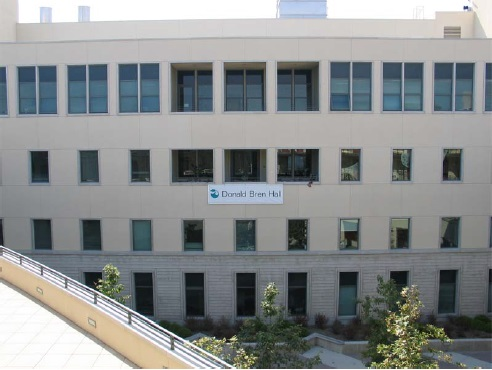
#> input picture 2021 Semister 1/ENGN6528 Computer Vision/Lab-Assignments/2/src/src/img/Task1/Harris-1.jpg, 492 x 370 px, found by its file name
$ python harris.py
#> lines starting #> are read from the running program, lines starting #| are printed output that depends on the picture; after the words box and inside, x2 and y2 are one past the last pixel; in counts of white or black regions, pixels touching at a corner belong together
"""
CLAB Task-1: Harris Corner Detector
Han Zhang (u7235649):
"""

import numpy as np
import cv2
import matplotlib.pyplot as plt


def conv2(img, conv_filter):
    # flip the filter
    f_siz_1, f_size_2 = conv_filter.shape
    conv_filter = conv_filter[range(f_siz_1 - 1, -1, -1), :][:, range(f_siz_1 - 1, -1, -1)]
    pad = (conv_filter.shape[0] - 1) // 2
    result = np.zeros(img.shape)
    img = np.pad(img, ((pad, pad), (pad, pad)), 'constant', constant_values=(0, 0))
    filter_size = conv_filter.shape[0]
    for r in np.arange(img.shape[0] - filter_size + 1):
        for c in np.arange(img.shape[1] - filter_size + 1):
            curr_region = img[r:r + filter_size, c:c + filter_size]
            curr_result = curr_region * conv_filter
            conv_sum = np.sum(curr_result)  # Summing the result of multiplication.
            result[r, c] = conv_sum  # Saving the summation in the convolution layer feature map.

    return result


def fspecial(shape=(3, 3), sigma=0.5):
    m, n = [(ss - 1.) / 2. for ss in shape]
    y, x = np.ogrid[-m:m + 1, -n:n + 1]
    h = np.exp(-(x * x + y * y) / (2. * sigma * sigma))
    h[h < np.finfo(h.dtype).eps * h.max()] = 0
    sumh = h.sum()
    if sumh != 0:
        h /= sumh
    return h


# Parameters, add more if needed
sigma = 2
thresh = 0.01
k = 0.05    # normally 0.04 - 0.16


# Derivative masks
dx = np.array([[-1, 0, 1], [-1, 0, 1], [-1, 0, 1]])
dy = dx.transpose()

path = "..\\..\\img\\Task1\\"
img = plt.imread(path + 'Harris-1.jpg').astype(np.float32)
bw = cv2.cvtColor(img, cv2.COLOR_RGB2GRAY)

print(bw.shape)
#| (370, 492)
# computer x and y derivatives of image
Ix = conv2(bw, dx)
Iy = conv2(bw, dy)
#> after the loop in conv2 (call 2), `for r in np.arange(img.shape[0] - filter_size + 1):`:
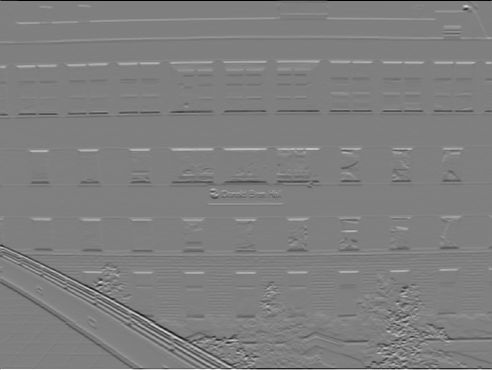
#> result: shape (370, 492) float64; min -765, max 762.6, mean -0.1; drawn with min black and max white

# Task 3: generates a Gaussian kernel as window function
g = fspecial((max(1, np.floor(3 * sigma) * 2 + 1), max(1, np.floor(3 * sigma) * 2 + 1)), sigma)
Iy2 = conv2(np.power(Iy, 2), g)
Ix2 = conv2(np.power(Ix, 2), g)
#> after the loop in conv2 (call 4), `for r in np.arange(img.shape[0] - filter_size + 1):`:
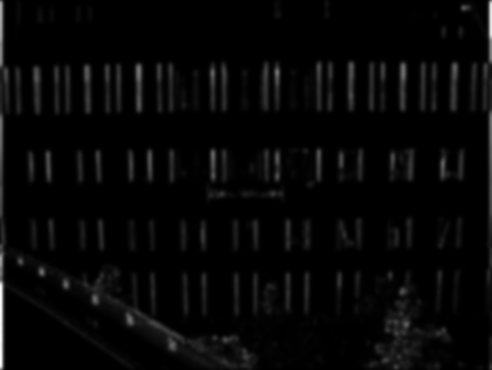
#> result: shape (370, 492) float64; min 0, max 115464.3, mean 3216.7; drawn with min black and max white
Ixy = conv2(Ix * Iy, g)
#> in conv2 (call 5), `img = np.pad(img, ((pad, pad), (pad, pad)), 'constant', constant_value..`:
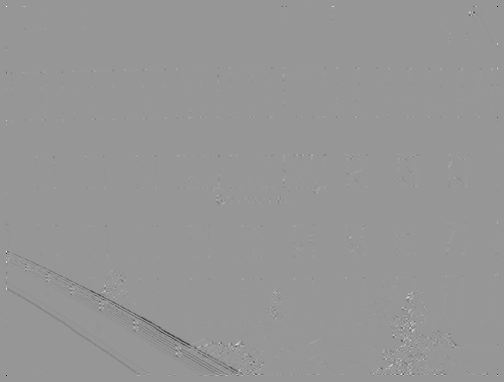
#> img: shape (382, 504) float64; min -252142.6, max 174479, mean -374.3; drawn with min black and max white
#> after the loop in conv2 (call 5), `for r in np.arange(img.shape[0] - filter_size + 1):`:
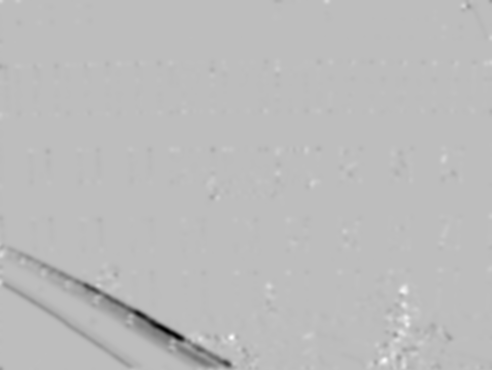
#> result: shape (370, 492) float64; min -52850.6, max 18353.3, mean -394.9; drawn with min black and max white

######################################################################
# Task: Compute the Harris Cornerness
######################################################################


######################################################################
# Task: Perform non-maximum suppression and
#       thresholding, return the N corner points
#       as an Nx2 matrix of x and y coordinates
######################################################################

def corner_detect(_img, _Ix2, _Iy2, _Ixy, _k, _th):
    """
    imput:
    _img: grayscale image to process
    _Ix2: the square of Ix
    _Iy2: the square of Iy
    _Ixy: IxIy
    _k:   response function parameter
    _th:  threshold

    output:
    locs: an array with the same shape with _img that corners are marked as 1 and the others 0
    """
#> called with _k = 0.05, _th = 0.01

    h, w = _img.shape
#> h = 370; w = 492

    # calculate M:
    m = []
    for i in range(h):
        for j in range(w):
            # each element of m:
            mi = np.array([
                [_Ix2[i, j], _Ixy[i, j]],
                [_Ixy[i, j], _Iy2[i, j]]
            ])
            m.append(mi)
#> after the loop, m = 182040 items

    # calculate determinant and trace:
    det = list(map(np.linalg.det, m))
#> det = 182040 items
    trace = list(map(np.trace, m))
#> trace = 182040 items

    # calculate R:
    R = np.array([d - _k * t ** 2 for d, t in zip(det, trace)])
    R = R.reshape(h, w)
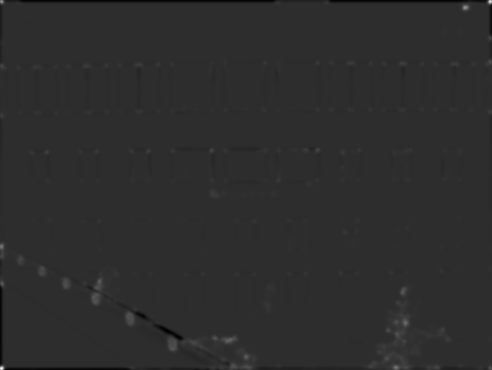
#> R: shape (370, 492) float64; min -775449504, max 3.59e+09, mean 560821.8; drawn with min black and max white

    # get the maximum of R for comparison:
    R_max = np.max(R)
#> R_max = 3.59e+09

    # corner locations:
    locs = np.zeros((h, w))
    for i in range(2, h - 2):
        for j in range(2, w - 2):
            # perform non-maximum suppression and thresholding
            if R[i, j] == np.max(R[i - 1 : i + 2, j - 1 : j + 2]) and R[i, j] > R_max * _th:
                locs[i, j] = 1
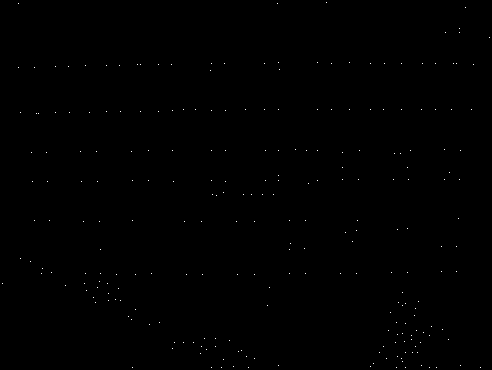
#> locs: shape (370, 492) float64; values 0 (black) and 1 (white), 0.14% white in thin lines or dots

    return locs


# plt.subplot(1, 2, 1)
plt.title("Original image")
plt.imshow(img / 255.0)
plt.show()

locs = corner_detect(bw, Ix2, Iy2, Ixy, k, thresh)

# plt.subplot(1, 2, 2)
plt.title("Detected corners, thresh = " + str(thresh))
plt.imshow(img / 255.0)
h, w = locs.shape
#> h = 370; w = 492
for i in range(h):
    for j in range(w):
        if locs[i, j] == 1:
            plt.plot(j, i, "x", color="red", linewidth='1')

plt.show()
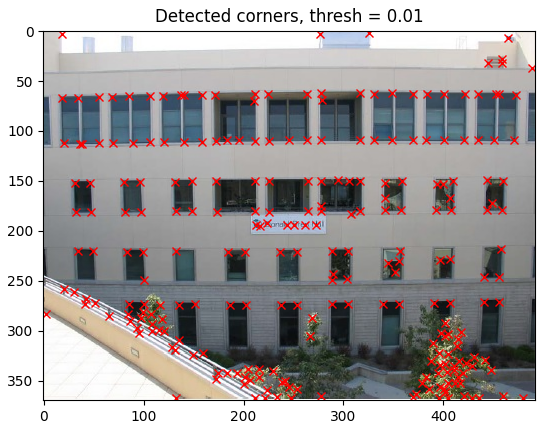
#> figure drawn by matplotlib, 1 panel

$ run again, with 2021 Semister 1/ENGN6528 Computer Vision/Lab-Assignments/2/src/src/img/Task1/Harris-3.jpg copied over 2021 Semister 1/ENGN6528 Computer Vision/Lab-Assignments/2/src/src/img/Task1/Harris-1.jpg
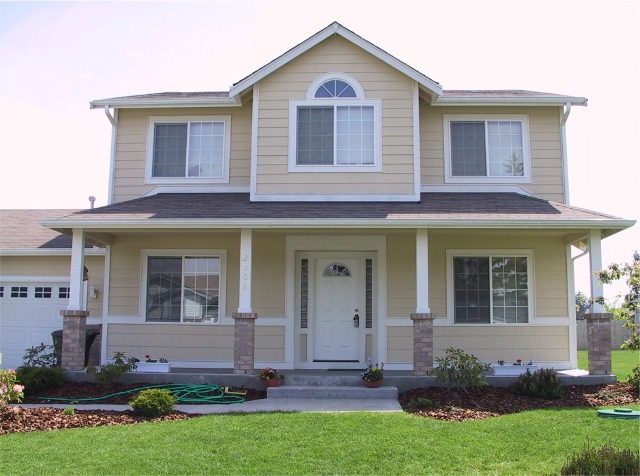
#> input picture 2021 Semister 1/ENGN6528 Computer Vision/Lab-Assignments/2/src/src/img/Task1/Harris-3.jpg, 640 x 476 px, found by its file name
#| (476, 640)
#> after the loop in corner_detect, `for i in range(h):`: m = 304640 items
#> R_max = 3.49e+09
#> after the loop in corner_detect, `for i in range(2, h - 2):`:
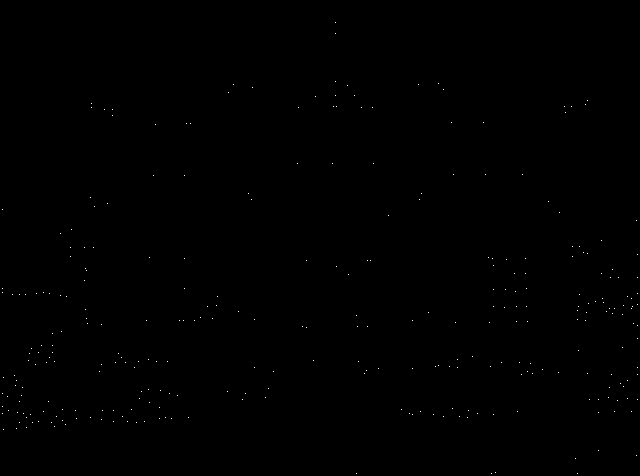
#> locs: shape (476, 640) float64; values 0 (black) and 1 (white), 0.1% white in thin lines or dots
#> `plt.show()`:
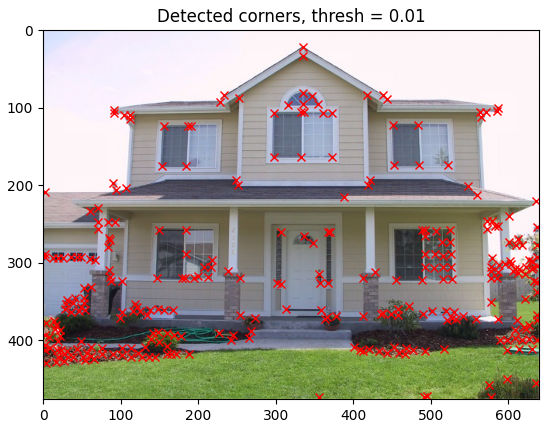
#> figure drawn by matplotlib, 1 panel

$ run again, with 2021 Semister 1/ENGN6528 Computer Vision/Lab-Assignments/2/src/src/img/Task1/Harris-4.jpg copied over 2021 Semister 1/ENGN6528 Computer Vision/Lab-Assignments/2/src/src/img/Task1/Harris-1.jpg
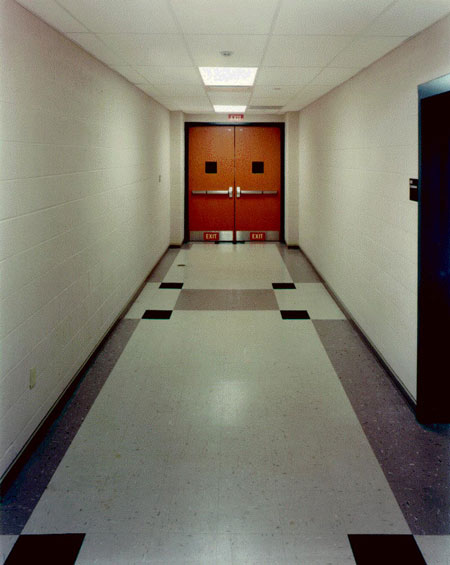
#> input picture 2021 Semister 1/ENGN6528 Computer Vision/Lab-Assignments/2/src/src/img/Task1/Harris-4.jpg, 450 x 565 px, found by its file name
#| (565, 450)
#> after the loop in corner_detect, `for i in range(h):`: m = 254250 items
#> R_max = 1.16e+09
#> after the loop in corner_detect, `for i in range(2, h - 2):`:
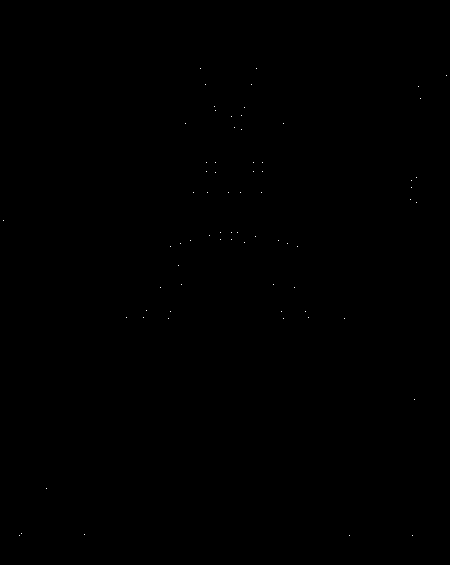
#> locs: shape (565, 450) float64; values 0 (black) and 1 (white), 0.03% white in thin lines or dots, all inside (x1, y1, x2, y2) = (3, 68, 447, 536)
#> `plt.show()`:
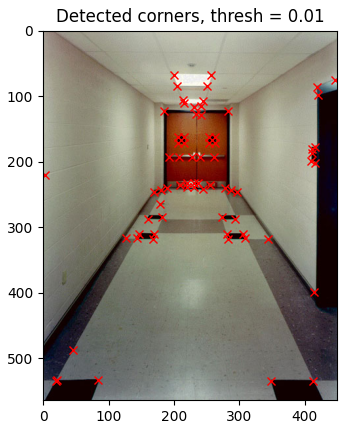
#> figure drawn by matplotlib, 1 panel
